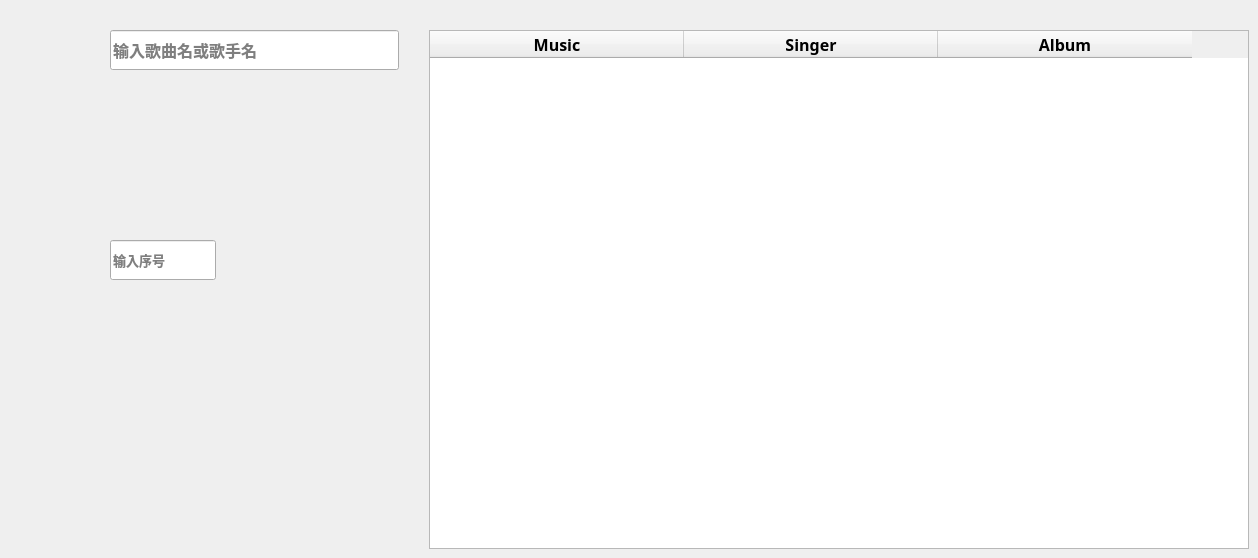
   <widget class="QWidget" name="tab">
    <property name="font">
     <font>
      <family>微软雅黑</family>
      <pointsize>12</pointsize>
      <weight>75</weight>
      <italic>false</italic>
      <bold>true</bold>
      <underline>false</underline>
      <strikeout>false</strikeout>
      <kerning>true</kerning>
     </font>
    </property>
    <attribute name="title">
     <string>音乐下载</string>
    </attribute>
    <widget class="QLineEdit" name="input_Edit">
     <property name="geometry">
      <rect>
       <x>110</x>
       <y>30</y>
       <width>289</width>
       <height>40</height>
      </rect>
     </property>
     <property name="font">
      <font>
       <family>思源黑体 CN Bold</family>
       <pointsize>12</pointsize>
       <weight>75</weight>
       <italic>false</italic>
       <bold>true</bold>
       <underline>false</underline>
       <strikeout>false</strikeout>
       <kerning>true</kerning>
      </font>
     </property>
     <property name="frame">
      <bool>true</bool>
     </property>
     <property name="dragEnabled">
      <bool>false</bool>
     </property>
     <property name="readOnly">
      <bool>false</bool>
     </property>
     <property name="placeholderText">
      <string>输入歌曲名或歌手名</string>
     </property>
     <property name="clearButtonEnabled">
      <bool>false</bool>
     </property>
    </widget>
    <widget class="QPushButton" name="seek_Button">
     <property name="geometry">
      <rect>
       <x>106</x>
       <y>98</y>
       <width>64</width>
       <height>51</height>
      </rect>
     </property>
     <property name="font">
      <font>
       <family>微软雅黑</family>
       <pointsize>11</pointsize>
       <weight>75</weight>
       <italic>false</italic>
       <bold>true</bold>
       <underline>false</underline>
       <strikeout>false</strikeout>
       <kerning>true</kerning>
      </font>
     </property>
     <property name="cursor">
      <cursorShape>PointingHandCursor</cursorShape>
     </property>
     <property name="toolTip">
      <string>网易云</string>
     </property>
     <property name="styleSheet">
      <string notr="true"/>
     </property>
     <property name="text">
      <string/>
     </property>
     <property name="icon">
      <iconset>
       <normaloff>Image/wyy.png</normaloff>Image/wyy.png</iconset>
     </property>
     <property name="iconSize">
      <size>
       <width>64</width>
       <height>64</height>
      </size>
     </property>
     <property name="checkable">
      <bool>false</bool>
     </property>
     <property name="autoExclusive">
      <bool>false</bool>
     </property>
     <property name="autoDefault">
      <bool>false</bool>
     </property>
     <property name="default">
      <bool>false</bool>
     </property>
     <property name="flat">
      <bool>true</bool>
     </property>
    </widget>
    <widget class="QPushButton" name="seek_Button_2">
     <property name="geometry">
      <rect>
       <x>225</x>
       <y>98</y>
       <width>64</width>
       <height>51</height>
      </rect>
     </property>
     <property name="font">
      <font>
       <family>微软雅黑</family>
       <pointsize>11</pointsize>
       <weight>75</weight>
       <italic>false</italic>
       <bold>true</bold>
       <underline>false</underline>
       <strikeout>false</strikeout>
       <kerning>true</kerning>
      </font>
     </property>
     <property name="cursor">
      <cursorShape>PointingHandCursor</cursorShape>
     </property>
     <property name="toolTip">
      <string>QQ音乐</string>
     </property>
     <property name="styleSheet">
      <string notr="true"/>
     </property>
     <property name="text">
      <string/>
     </property>
     <property name="icon">
      <iconset>
       <normaloff>Image/qqmusic.png</normaloff>Image/qqmusic.png</iconset>
     </property>
     <property name="iconSize">
      <size>
       <width>64</width>
       <height>64</height>
      </size>
     </property>
     <property name="flat">
      <bool>true</bool>
     </property>
    </widget>
    <widget class="QLabel" name="show_label">
     <property name="geometry">
      <rect>
       <x>110</x>
       <y>180</y>
       <width>271</width>
       <height>40</height>
      </rect>
     </property>
     <property name="font">
      <font>
       <family>微软雅黑</family>
       <pointsize>12</pointsize>
       <weight>75</weight>
       <italic>false</italic>
       <bold>true</bold>
       <underline>false</underline>
       <strikeout>false</strikeout>
       <kerning>true</kerning>
      </font>
     </property>
     <property name="text">
      <string/>
     </property>
    </widget>
    <widget class="QLineEdit" name="input_Edit_2">
     <property name="geometry">
      <rect>
       <x>110</x>
       <y>240</y>
       <width>106</width>
       <height>40</height>
      </rect>
     </property>
     <property name="font">
      <font>
       <family>思源黑体 CN Bold</family>
       <pointsize>10</pointsize>
       <weight>75</weight>
       <italic>false</italic>
       <bold>true</bold>
       <underline>false</underline>
       <strikeout>false</strikeout>
       <kerning>true</kerning>
      </font>
     </property>
     <property name="frame">
      <bool>true</bool>
     </property>
     <property name="placeholderText">
      <string>输入序号</string>
     </property>
    </widget>
    <widget class="QPushButton" name="download_Button">
     <property name="geometry">
      <rect>
       <x>232</x>
       <y>230</y>
       <width>50</width>
       <height>50</height>
      </rect>
     </property>
     <property name="font">
      <font>
       <family>微软雅黑</family>
       <pointsize>10</pointsize>
       <weight>75</weight>
       <italic>false</italic>
       <bold>true</bold>
       <underline>false</underline>
       <strikeout>false</strikeout>
       <kerning>true</kerning>
      </font>
     </property>
     <property name="cursor">
      <cursorShape>PointingHandCursor</cursorShape>
     </property>
     <property name="toolTip">
      <string>下载音乐</string>
     </property>
     <property name="text">
      <string/>
     </property>
     <property name="icon">
      <iconset>
       <normaloff>Image/download.png</normaloff>Image/download.png</iconset>
     </property>
     <property name="iconSize">
      <size>
       <width>50</width>
       <height>50</height>
      </size>
     </property>
     <property name="flat">
      <bool>true</bool>
     </property>
    </widget>
    <widget class="QPushButton" name="open_Button">
     <property name="geometry">
      <rect>
       <x>350</x>
       <y>227</y>
       <width>52</width>
       <height>52</height>
      </rect>
     </property>
     <property name="font">
      <font>
       <family>微软雅黑</family>
       <pointsize>10</pointsize>
       <weight>75</weight>
       <italic>false</italic>
       <bold>true</bold>
       <underline>false</underline>
       <strikeout>false</strikeout>
       <kerning>true</kerning>
      </font>
     </property>
     <property name="cursor">
      <cursorShape>OpenHandCursor</cursorShape>
     </property>
     <property name="toolTip">
      <string>打开文件夹</string>
     </property>
     <property name="text">
      <string/>
     </property>
     <property name="icon">
      <iconset>
       <normaloff>Image/file.png</normaloff>Image/file.png</iconset>
     </property>
     <property name="iconSize">
      <size>
       <width>52</width>
       <height>52</height>
      </size>
     </property>
     <property name="flat">
      <bool>true</bool>
     </property>
    </widget>
    <widget class="QTextEdit" name="id_Edit">
     <property name="geometry">
      <rect>
       <x>900</x>
       <y>340</y>
       <width>104</width>
       <height>78</height>
      </rect>
     </property>
     <property name="html">
      <string>&lt;!DOCTYPE HTML PUBLIC &quot;-//W3C//DTD HTML 4.0//EN&quot; &quot;http://www.w3.org/TR/REC-html40/strict.dtd&quot;&gt;
&lt;html&gt;&lt;head&gt;&lt;meta name=&quot;qrichtext&quot; content=&quot;1&quot; /&gt;&lt;style type=&quot;text/css&quot;&gt;
p, li { white-space: pre-wrap; }
&lt;/style&gt;&lt;/head&gt;&lt;body style=&quot; font-family:'微软雅黑','思源黑体 CN Bold'; font-size:12pt; font-weight:600; font-style:normal;&quot;&gt;
&lt;p style=&quot;-qt-paragraph-type:empty; margin-top:0px; margin-bottom:0px; margin-left:0px; margin-right:0px; -qt-block-indent:0; text-indent:0px; font-family:'思源黑体 CN Bold'; font-size:10pt;&quot;&gt;&lt;br /&gt;&lt;/p&gt;&lt;/body&gt;&lt;/html&gt;</string>
     </property>
    </widget>
    <widget class="QLabel" name="label_6">
     <property name="geometry">
      <rect>
       <x>60</x>
       <y>30</y>
       <width>40</width>
       <height>40</height>
      </rect>
     </property>
     <property name="styleSheet">
      <string notr="true">image: url(./Image/sousuo.png);</string>
     </property>
     <property name="text">
      <string/>
     </property>
    </widget>
    <widget class="QTextEdit" name="type_Edit">
     <property name="geometry">
      <rect>
       <x>760</x>
       <y>340</y>
       <width>104</width>
       <height>78</height>
      </rect>
     </property>
    </widget>
    <widget class="QPushButton" name="seek_Button_3">
     <property name="geometry">
      <rect>
       <x>340</x>
       <y>98</y>
       <width>71</width>
       <height>51</height>
      </rect>
     </property>
     <property name="font">
      <font>
       <family>微软雅黑</family>
       <pointsize>11</pointsize>
       <weight>75</weight>
       <italic>false</italic>
       <bold>true</bold>
       <underline>false</underline>
       <strikeout>false</strikeout>
       <kerning>true</kerning>
      </font>
     </property>
     <property name="cursor">
      <cursorShape>PointingHandCursor</cursorShape>
     </property>
     <property name="toolTip">
      <string>酷狗音乐</string>
     </property>
     <property name="styleSheet">
      <string notr="true"/>
     </property>
     <property name="text">
      <string/>
     </property>
     <property name="icon">
      <iconset>
       <normaloff>Image/kmusic.png</normaloff>Image/kmusic.png</iconset>
     </property>
     <property name="iconSize">
      <size>
       <width>52</width>
       <height>52</height>
      </size>
     </property>
     <property name="flat">
      <bool>true</bool>
     </property>
    </widget>
    <widget class="QTableWidget" name="download_tableWidget">
     <property name="geometry">
      <rect>
       <x>429</x>
       <y>30</y>
       <width>820</width>
       <height>519</height>
      </rect>
     </property>
     <property name="font">
      <font>
       <family>思源黑体 CN Bold</family>
       <pointsize>12</pointsize>
       <weight>75</weight>
       <italic>false</italic>
       <bold>true</bold>
       <underline>false</underline>
       <strikeout>false</strikeout>
       <kerning>true</kerning>
      </font>
     </property>
     <attribute name="horizontalHeaderDefaultSectionSize">
      <number>254</number>
     </attribute>
     <column>
      <property name="text">
       <string>Music</string>
      </property>
     </column>
     <column>
      <property name="text">
       <string>Singer</string>
      </property>
     </column>
     <column>
      <property name="text">
       <string>Album</string>
      </property>
     </column>
    </widget>
    <zorder>type_Edit</zorder>
    <zorder>id_Edit</zorder>
    <zorder>input_Edit</zorder>
    <zorder>seek_Button</zorder>
    <zorder>seek_Button_2</zorder>
    <zorder>show_label</zorder>
    <zorder>input_Edit_2</zorder>
    <zorder>download_Button</zorder>
    <zorder>open_Button</zorder>
    <zorder>label_6</zorder>
    <zorder>seek_Button_3</zorder>
    <zorder>download_tableWidget</zorder>
   </widget>
